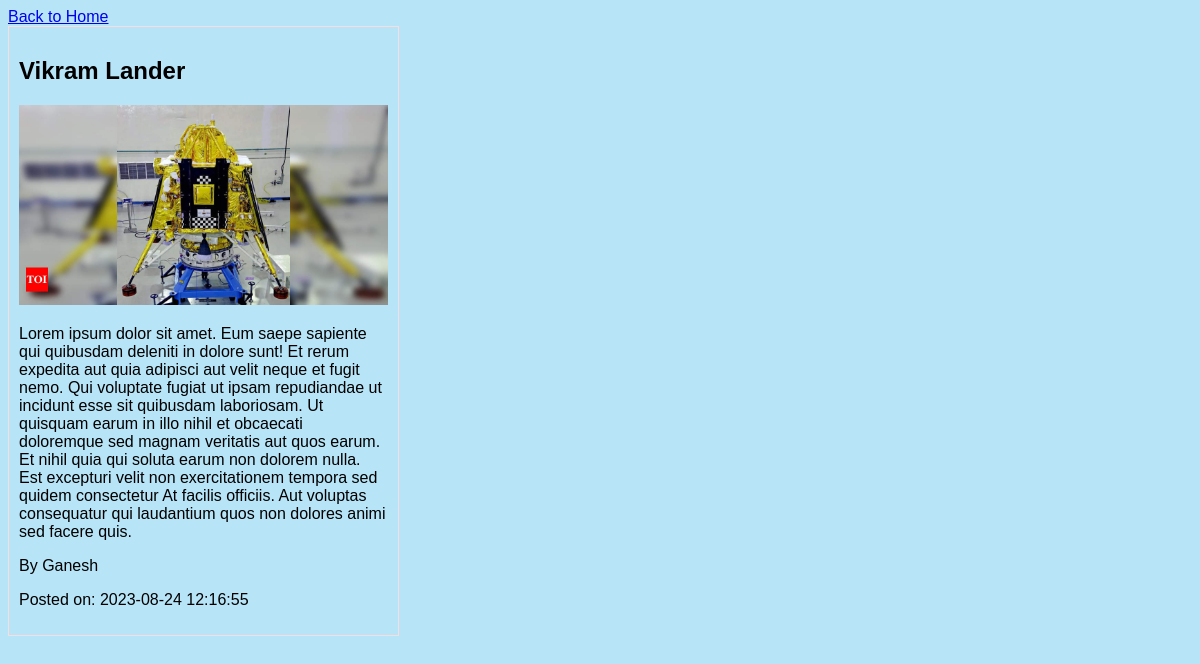
The page /post.php?id=1 on the database its author committed.
### tables this page shows
CREATE TABLE `posts` (
  `id` int(11) NOT NULL,
  `title` varchar(255) DEFAULT NULL,
  `content` text DEFAULT NULL,
  `image` varchar(255) DEFAULT NULL,
  `author` varchar(255) DEFAULT NULL,
  `created_at` timestamp NOT NULL DEFAULT current_timestamp(),
  `updated_at` timestamp NOT NULL DEFAULT current_timestamp() ON UPDATE current_timestamp()
);

### post.php (the view, shortened to what this page needs)
<!DOCTYPE html>
<html>
<head>
    <link rel="stylesheet" type="text/css" href="style.css">
</head>
<body>
    <a href="index.php">Back to Home</a>
    <?php
    $postId = $_GET['id'];
    $conn = new mysqli("localhost", "root", "", "simple_blog");
    $query = "SELECT title, content, image, author, created_at FROM posts WHERE id = $postId";
    $result = $conn->query($query);
    if ($result->num_rows > 0) {
        $row = $result->fetch_assoc();
        echo "<div class='post'>";
        echo "<h2>{$row['title']}</h2>";
        if (!empty($row['image'])) {
            echo "<img src='images/{$row['image']}' alt='Post Image'>";
        }
        echo "<p>{$row['content']}</p>";
        echo "<p>By {$row['author']}</p>";
        echo "<p>Posted on: {$row['created_at']}</p>";
        echo "</div>";
    } else {
        echo "<p>Post not found.</p>";
    }
    ?>
</body>
</html>

### style.css (style rules this page uses)
body { font-family: Arial, sans-serif; background-color: rgb(183, 228, 247); }
.post { width: calc(32% - 10px); border: 1px solid #f7dddd; padding: 10px; margin-bottom: 20px; }
.post img { max-width: 100%; height: auto; }

### rows shown on the page
posts: title "Vikram Lander", image (picture), content "Lorem ipsum dolor sit amet. Eum saepe sapiente qui quibusdam deleniti in dolore sunt! Et rerum expedita aut quia adipisci aut velit neque et fugit nemo. Qui voluptate fugiat ut ipsam repudiandae ut incidunt esse sit quibusdam laboriosam. Ut quisquam earum in illo nihil et obcaecati doloremque sed magnam veritatis aut quos earum. Et nihil quia qui soluta earum non dolorem nulla. Est excepturi velit non exercitationem tempora sed quidem consectetur At facilis officiis. Aut voluptas consequatur qui laudantium quos non dolores animi sed facere quis.", author "Ganesh", created_at "2023-08-24 12:16:55"
